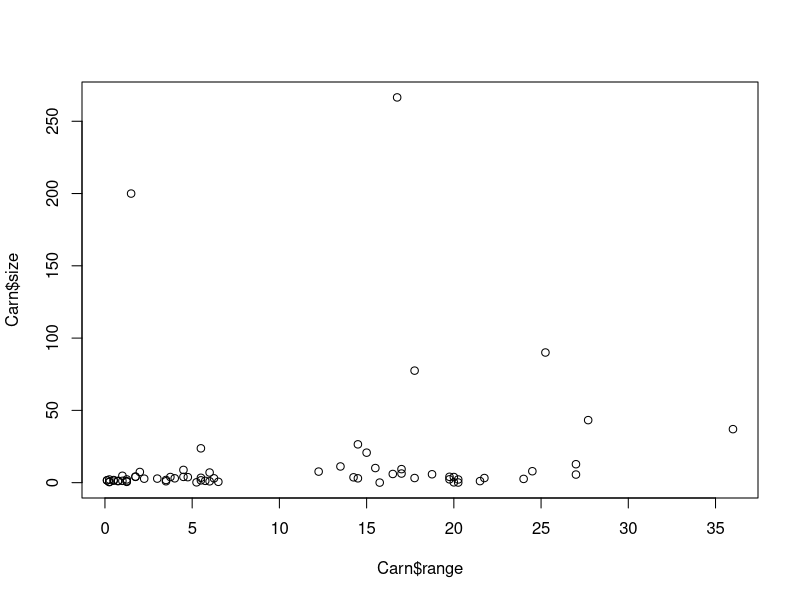
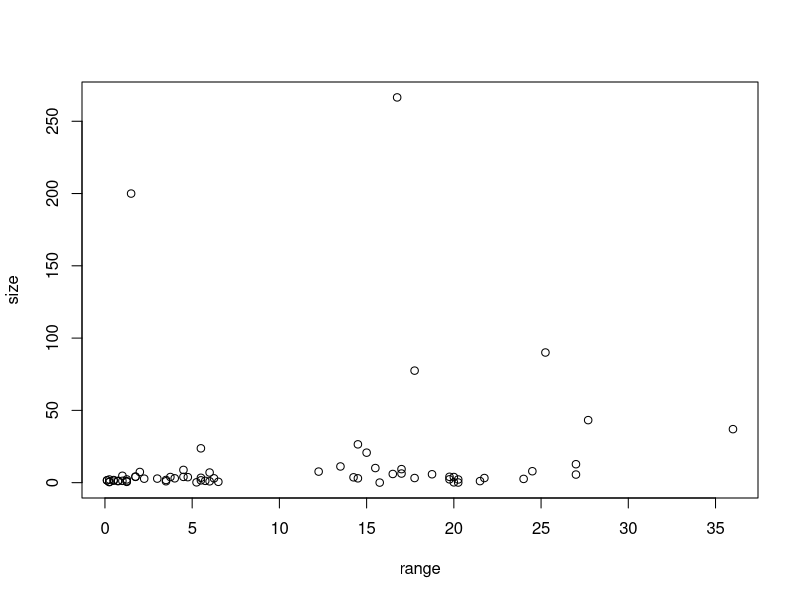

Generate these figures, in order, with R:
#SOURCE Fall 2014 - Week 1

#Gather my working directory
getwd()

#See what files are in my working directory
list.files()

HeightWeight <- read.table("HandW.txt")
HeightWeight

#Help Pages
?read.table

HeightWeightH <- read.table("HandW.txt", header=TRUE)
HeightWeightH

#CSV files
Lizards <- read.csv("anolisData.csv")

Lizards

?read.csv
#Changing the assignment of missing data - R sees a '?'
#but can only read NAs.
LizardsNA <- read.csv("anolisData.csv", na.strings="?")
LizardsNA


#Assignments '<-'
X <- 5
X

Hello <- 2
Hello

5+2

X + Hello

#Combine values
Y <- c(2,5,9)
Y

X+Y
Hello+Y

#Checking data
head(Lizards)
?head

#Changing to view first 10 lines
head(Lizards, n=10)
head(x=Lizards, n=10)

#Structure of data
str(Lizards)
str(LizardsNA)

class(LizardsNA)
class(Hello)
class(Y)

list.files()

###
Carn<-read.table("carni.txt", header=TRUE, na.string="no")
head(Carn, 4)

str(Carn)

plot(Carn$range, Carn$size)

attach(Carn)
plot(range, size)
detach(Carn)
range

Y
range(Y)

ls()